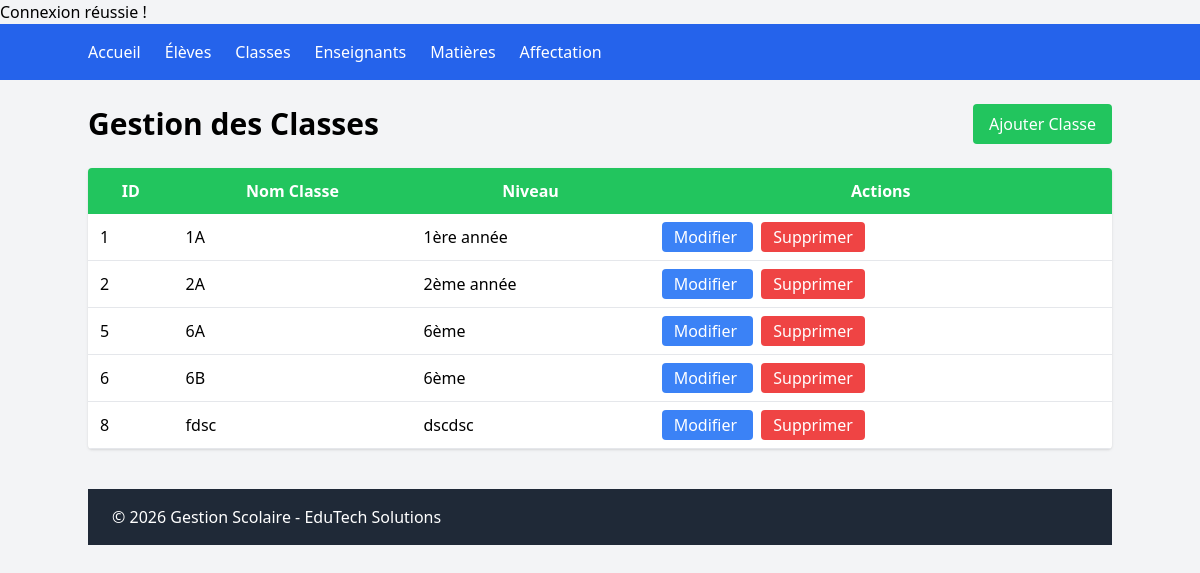
Page /classes/index.php on the committed database.
### tables this page shows
CREATE TABLE `classe` (
  `id_classe` int(11) NOT NULL,
  `nom_classe` varchar(50) NOT NULL,
  `niveau` varchar(50) NOT NULL
);

### classes/index.php (the view)
<?php
include '../config/config.php';
include '../includes/header.php';
$classes = $pdo->query("SELECT * FROM classe");
?>
<div class="max-w-6xl mx-auto">
    <div class="flex justify-between items-center mb-6">
        <h1 class="text-3xl font-bold">
            Gestion des Classes
        </h1>
        <a href="ajouter.php"
        class="bg-green-500 text-white px-4 py-2 rounded">
            Ajouter Classe
        </a>
    </div>
    <div class="bg-white shadow rounded overflow-hidden">
        <table class="w-full">
            <thead class="bg-green-500 text-white">
                <tr>
                    <th class="p-3">ID</th>
                    <th class="p-3">Nom Classe</th>
                    <th class="p-3">Niveau</th>
                    <th class="p-3">Actions</th>
                </tr>
            </thead>
            <tbody>
                <?php foreach($classes as $c): ?>
                <tr class="border-b hover:bg-gray-100">
                    <td class="p-3">
                        <?= $c['id_classe'] ?>
                    </td>
                    <td class="p-3">
                        <?= $c['nom_classe'] ?>
                    </td>
                    <td class="p-3">
                        <?= $c['niveau'] ?>
                    </td>
                    <td class="p-3">
                        <a
                        href="modifier.php?id=<?= $c['id_classe'] ?>"
                        class="bg-blue-500 text-white px-3 py-1 rounded">
                            Modifier
                        </a>
                        <a
                        href="supprimer.php?id=<?= $c['id_classe'] ?>"
                        class="bg-red-500 text-white px-3 py-1 rounded ml-2"
                        onclick="return confirm('Supprimer cette classe ?')">
                            Supprimer
                        </a>
                    </td>
                </tr>
                <?php endforeach; ?>
            </tbody>
        </table>
    </div>
</div>
<?php include '../includes/footer.php'; ?>

### rows in the picture
classe: id_classe "1", nom_classe "1A", niveau "1ère année"
classe: id_classe "2", nom_classe "2A", niveau "2ème année"
classe: id_classe "5", nom_classe "6A", niveau "6ème"
classe: id_classe "6", nom_classe "6B", niveau "6ème"
classe: id_classe "8", nom_classe "fdsc", niveau "dscdsc"
